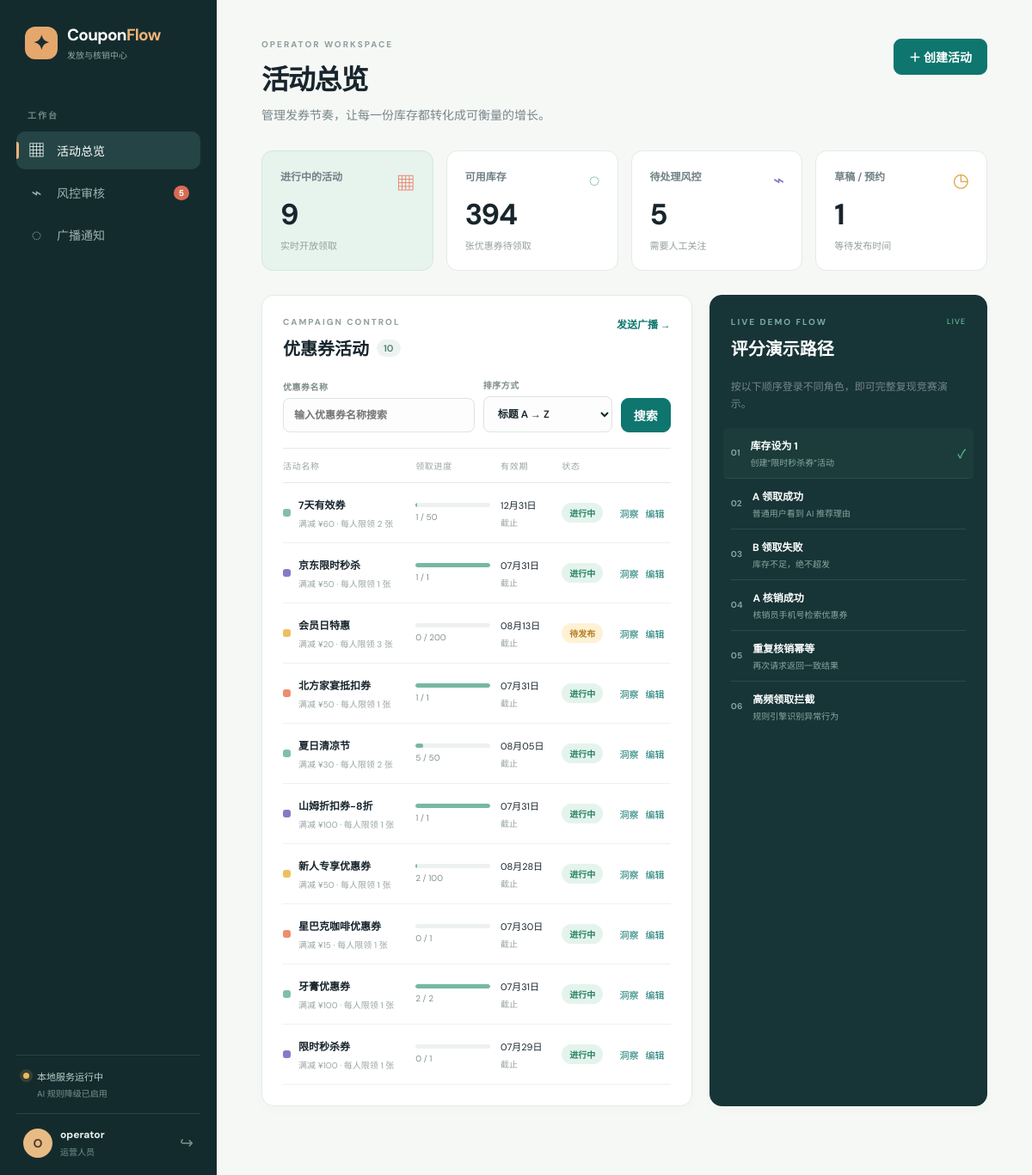
Before: /operator/dashboard (signed in) with the older database file.
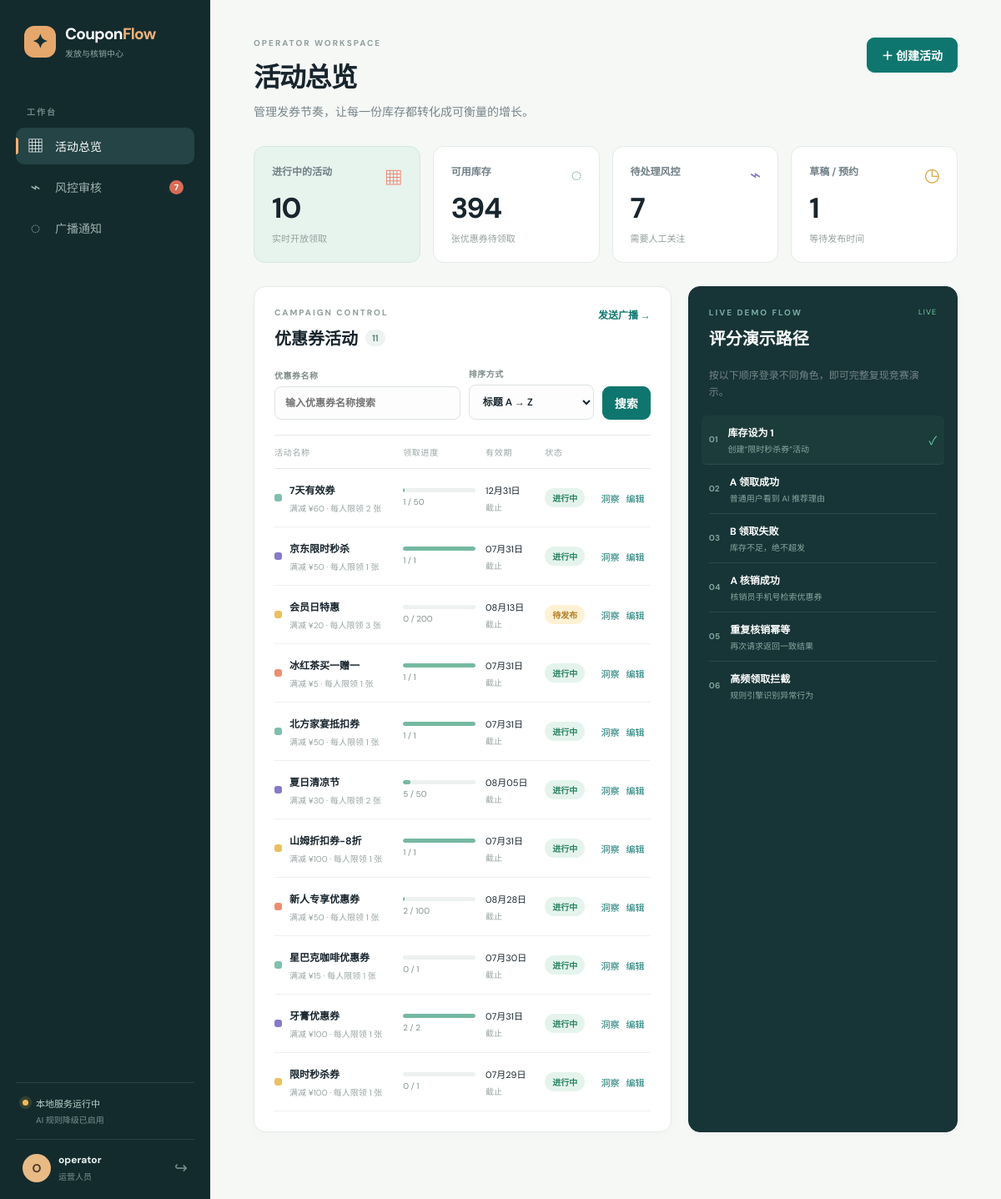
After: the same page with the newer database file.
### api/app/models/campaign.py (models this page shows, shortened)
class Campaign(db.Model):
    __tablename__ = "campaigns"
    id = db.Column(db.Integer, primary_key=True)
    name = db.Column(db.String(200), nullable=False)
    amount = db.Column(db.Float, nullable=False, default=0.0)
    stock = db.Column(db.Integer, nullable=False, default=0)
    initial_stock = db.Column(db.Integer, nullable=False, default=0)
    start_date = db.Column(db.DateTime, nullable=False)
    end_date = db.Column(db.DateTime, nullable=False)
    per_user_limit = db.Column(db.Integer, nullable=False, default=1)
    description = db.Column(db.Text, default="")
    status = db.Column(db.String(20), nullable=False, default="draft")
    is_scheduled = db.Column(db.Boolean, default=False)
    scheduled_time = db.Column(db.DateTime, nullable=True)
    coupon_validity_days = db.Column(db.Integer, nullable=True)
    created_by = db.Column(db.Integer, db.ForeignKey("users.id"), nullable=False)
    created_at = db.Column(db.DateTime, default=datetime.now)
    creator = db.relationship("User", backref="campaigns_created", foreign_keys=[created_by])
    coupons = db.relationship("Coupon", backref="campaign", lazy="dynamic")
    reservations = db.relationship(
        "CampaignReservation",
        back_populates="campaign",
        lazy="dynamic",
        cascade="all, delete-orphan",
    )
    def release_time(self):
        if not self.is_scheduled:
            return None
        candidates = [
            value for value in (self.scheduled_time, self.start_date) if value is not None
        ]
        return max(candidates) if candidates else None
    def is_pending_release_at(self, now=None):
        now = now or datetime.now()
        release_time = self.release_time()
        return (
            self.status == "active"
            and self.is_scheduled
            and release_time is not None
            and now < release_time <= self.end_date
        )
    def display_status_at(self, now=None):
        return "draft" if self.is_pending_release_at(now) else self.status
    @property
    def claim_rate(self):
        if self.initial_stock == 0:
            return 0.0
        claimed = self.initial_stock - self.stock
        return round(claimed / self.initial_stock * 100, 1)

### api/app/routes/operator.py (the view)
@operator_bp.route("/dashboard")
def dashboard():
    now = datetime.now()
    search_query = request.args.get("q", "").strip()
    sort_order = request.args.get("sort", "title_asc")
    if sort_order not in {"title_asc", "title_desc"}:
        sort_order = "title_asc"
    all_campaigns = Campaign.query.all()
    campaign_query = Campaign.query
    if search_query:
        campaign_query = campaign_query.filter(
            Campaign.name.ilike(f"%{search_query}%")
        )
    title_order = (
        Campaign.name.desc() if sort_order == "title_desc" else Campaign.name.asc()
    )
    campaigns = campaign_query.order_by(title_order, Campaign.id.asc()).all()
    active_count = sum(
        1
        for campaign in all_campaigns
        if campaign.display_status_at(now) == "active"
    )
    draft_count = sum(
        1
        for campaign in all_campaigns
        if campaign.display_status_at(now) == "draft"
    )
    total_stock = sum(campaign.stock for campaign in all_campaigns)
    pending_risks = RiskLog.query.filter_by(decision="review").count()
    return render_template(
        "operator/dashboard.html",
        campaigns=campaigns,
        active_count=active_count,
        draft_count=draft_count,
        total_stock=total_stock,
        pending_risks=pending_risks,
        search_query=search_query,
        sort_order=sort_order,
        now=now,
    )

### ai/providers/bedrock.py (called while the page is built)
    @property
    def available(self) -> bool:
        if self.config.mock_mode:
            return False
        return bool(self.config.bearer_token or self._runtime_client is not None)

    @property
    def status(self) -> Mapping[str, Any]:
        if self.config.mock_mode:
            mode, label = "fallback", "规则引擎降级"
        elif self.config.bearer_token:
            mode, label = "bedrock_api", "Bedrock API"
        elif self._runtime_client is not None:
            mode, label = "bedrock_sdk", "Bedrock SDK"
        else:
            mode, label = "fallback", "规则引擎降级"
        return {
            "mode": mode,
            "label": label,
            "connected": self.available,
            "model": self.config.model_id,
            "region": self.config.region,
        }

### ai/service.py (called while the page is built)
    @property
    def status(self) -> dict[str, Any]:
        return dict(self.provider.status)

### api/app/__init__.py (called while the page is built)
@login_manager.user_loader
def load_user(user_id):
    from api.app.models import User
    return db.session.get(User, int(user_id))

### api/app/routes/operator.py (called while the page is built)
@operator_bp.before_request
@login_required
@operator_required
def before_request():
    pass

### api/app/services/ai_gateway.py (called while the page is built)
    @property
    def status(self):
        return self._service.status

### ui/templates/operator/dashboard.html (shortened to what this page needs)
{% extends 'base.html' %}{% block title %}活动总览 · CouponFlow{% endblock %}{% block content %}<header class="page-top"><div><p class="kicker">OPERATOR WORKSPACE</p><h1>活动总览</h1><p>管理发券节奏，让每一份库存都转化成可衡量的增长。</p></div><a class="button button-primary" href="{{ url_for('operator.create_campaign') }}">＋ 创建活动</a></header><section class="metric-grid"><article class="metric-card accent-card"><span class="metric-icon">▦</span><small>进行中的活动</small><strong>{{ active_count }}</strong><em>实时开放领取</em></article><article class="metric-card"><span class="metric-icon mint">◌</span><small>可用库存</small><strong>{{ total_stock }}</strong><em>张优惠券待领取</em></article><article class="metric-card"><span class="metric-icon purple">⌁</span><small>待处理风控</small><strong>{{ pending_risks }}</strong><em>{% if pending_risks %}需要人工关注{% else %}当前没有待审核项{% endif %}</em></article><article class="metric-card"><span class="metric-icon yellow">◷</span><small>草稿 / 预约</small><strong>{{ draft_count }}</strong><em>等待发布时间</em></article></section><section class="content-grid two-thirds"><div class="panel"><div class="panel-heading"><div><p class="kicker">CAMPAIGN CONTROL</p><h2>优惠券活动 <span class="count-chip">{{ campaigns|length }}</span></h2></div><a href="{{ url_for('operator.notifications') }}" class="text-link">发送广播 →</a></div><div class="campaign-table"><form class="campaign-toolbar" method="get" action="{{ url_for('operator.dashboard') }}"><label class="campaign-search"><span>优惠券名称</span><input type="search" name="q" value="{{ search_query }}" placeholder="输入优惠券名称搜索" autocomplete="off"></label><label class="campaign-sort"><span>排序方式</span><select name="sort"><option value="title_asc" {% if sort_order == 'title_asc' %}selected{% endif %}>标题 A → Z</option><option value="title_desc" {% if sort_order == 'title_desc' %}selected{% endif %}>标题 Z → A</option></select></label><button class="button button-primary" type="submit">搜索</button>{% if search_query %}<a class="button campaign-clear" href="{{ url_for('operator.dashboard', sort=sort_order) }}">清除</a>{% endif %}</form><div class="table-head"><span>活动名称</span><span>领取进度</span><span>有效期</span><span>状态</span></div>{% for c in campaigns %}<div class="table-row"><div class="campaign-name"><span class="campaign-dot dot-{{ loop.index % 4 }}"></span><span><strong>{{ c.name }}</strong><small>满减 ¥{{ '%.0f'|format(c.amount) }} · 每人限领 {{ c.per_user_limit }} 张</small></span></div><div class="progress-wrap"><div class="progress"><i style="width: {{ c.claim_rate }}%"></i></div><small>{{ c.initial_stock - c.stock }} / {{ c.initial_stock }}</small></div><div class="date-cell">{{ c.end_date.strftime('%m月%d日') }}<small>截止</small></div>{% set display_status = c.display_status_at(now) %}<div><span class="status status-{{ display_status }}">{{ {'active':'进行中','draft':'待发布','expired':'已结束','cancelled':'已取消'}[display_status] }}</span></div><div class="row-actions"><a href="{{ url_for('operator.campaign_insights', campaign_id=c.id) }}">洞察</a><a href="{{ url_for('operator.edit_campaign', campaign_id=c.id) }}">编辑</a></div></div>{% else %}{% if search_query %}<div class="empty-table">未找到名称包含“{{ search_query }}”的优惠券活动。<a class="text-link" href="{{ url_for('operator.dashboard', sort=sort_order) }}">清除搜索</a></div>{% else %}<div class="empty-table">还没有活动，创建你的第一个发券计划吧。</div>{% endif %}{% endfor %}</div></div><aside class="panel demo-panel"><div class="panel-heading"><div><p class="kicker">LIVE DEMO FLOW</p><h2>评分演示路径</h2></div><span class="live-dot">LIVE</span></div><p class="panel-desc">按以下顺序登录不同角色，即可完整复现竞赛演示。</p><ol class="demo-steps"><li class="done"><b>01</b><span><strong>库存设为 1</strong><small>创建“限时秒杀券”活动</small></span><i>✓</i></li><li><b>02</b><span><strong>A 领取成功</strong><small>普通用户看到 AI 推荐理由</small></span></li><li><b>03</b><span><strong>B 领取失败</strong><small>库存不足，绝不超发</small></span></li><li><b>04</b><span><strong>A 核销成功</strong><small>核销员手机号检索优惠券</small></span></li><li><b>05</b><span><strong>重复核销幂等</strong><small>再次请求返回一致结果</small></span></li><li><b>06</b><span><strong>高频领取拦截</strong><small>规则引擎识别异常行为</small></span></li></ol></aside></section>{% endblock %}

### ui/templates/base.html (shortened to what this page needs)
<!doctype html>
<html lang="zh-CN">
<head>
  <link rel="stylesheet" href="{{ url_for('static', filename='css/style.css') }}">
</head>
<body>
  <div class="app-shell">
    <aside class="sidebar">
      <a class="brand" href="{{ url_for('auth.index') }}">
        <span class="brand-mark">✦</span>
        <span><strong>Coupon<span>Flow</span></strong><small>发放与核销中心</small></span>
      </a>
      {% if current_user.is_authenticated %}
      <div class="side-label">工作台</div>
      <nav class="side-nav">
        {% if current_user.role == 'operator' %}
          <a href="{{ url_for('operator.dashboard') }}" class="{% if request.endpoint == 'operator.dashboard' %}active{% endif %}"><span>▦</span>活动总览</a>
          <a href="{{ url_for('operator.risk_logs') }}" class="{% if request.endpoint == 'operator.risk_logs' %}active{% endif %}"><span>⌁</span>风控审核{% if pending_risks is defined and pending_risks %}<b class="nav-badge">{{ pending_risks }}</b>{% endif %}</a>
          <a href="{{ url_for('operator.notifications') }}" class="{% if request.endpoint == 'operator.notifications' %}active{% endif %}"><span>◌</span>广播通知</a>
        {% elif current_user.role == 'verifier' %}
          <a href="{{ url_for('verifier.dashboard') }}" class="{% if request.endpoint == 'verifier.dashboard' %}active{% endif %}"><span>⌕</span>现场核销</a>
          <a href="{{ url_for('verifier.history') }}" class="{% if request.endpoint == 'verifier.history' %}active{% endif %}"><span>◷</span>核销记录</a>
        {% endif %}
      </nav>
      <div class="sidebar-bottom">
        <div class="local-status"><i class="status-dot {{ 'connected' if ai_status.connected else 'fallback' }}"></i><span>{% if ai_status.connected %}{{ ai_status.label }} 已连接<small>{{ ai_status.model }} · {{ ai_status.region }}</small>{% else %}本地服务运行中<small>AI 规则降级已启用</small>{% endif %}</span></div>
        <div class="profile-mini"><span class="avatar">{{ current_user.username[:1].upper() }}</span><span><strong>{{ current_user.username }}</strong><small>{{ {'operator':'运营人员','user':'普通用户','verifier':'核销人员','admin':'管理员'}[current_user.role] }}</small></span><a href="{{ url_for('auth.logout') }}" title="退出登录">↪</a></div>
      </div>
      {% endif %}
    </aside>
    <main class="main-content">
      {% block content %}{% endblock %}
    </main>
  </div>
</body>
</html>

Changed rows visible on the page:
added Campaign: name "冰红茶买一赠一", amount "5", per_user_limit "1", c.initial_stock-c.stock "1", initial_stock "1", end_date "07月31日", status "进行中"
Other visible differences:
{{ pending_risks }}: "5" → "7"
{{ active_count }}: "9" → "10"
{{ campaigns|length }}: "10" → "11"
